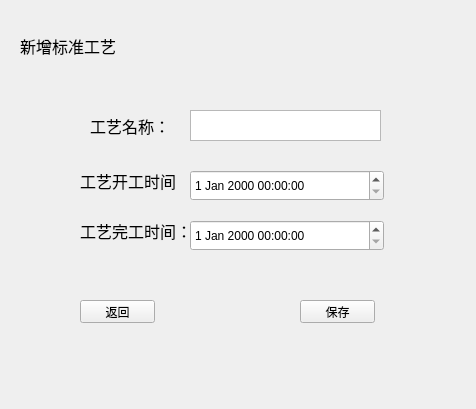
<?xml version="1.0" encoding="UTF-8"?>
<ui version="4.0">
 <class>Form</class>
 <widget class="QWidget" name="Form">
  <property name="geometry">
   <rect>
    <x>0</x>
    <y>0</y>
    <width>476</width>
    <height>409</height>
   </rect>
  </property>
  <property name="windowTitle">
   <string>Form</string>
  </property>
  <widget class="QLabel" name="label">
   <property name="geometry">
    <rect>
     <x>20</x>
     <y>20</y>
     <width>101</width>
     <height>51</height>
    </rect>
   </property>
   <property name="font">
    <font>
     <family>宋体</family>
     <pointsize>12</pointsize>
    </font>
   </property>
   <property name="layoutDirection">
    <enum>Qt::LeftToRight</enum>
   </property>
   <property name="text">
    <string>新增标准工艺</string>
   </property>
  </widget>
  <widget class="QLabel" name="label_2">
   <property name="geometry">
    <rect>
     <x>90</x>
     <y>110</y>
     <width>81</width>
     <height>31</height>
    </rect>
   </property>
   <property name="font">
    <font>
     <family>宋体</family>
     <pointsize>12</pointsize>
    </font>
   </property>
   <property name="text">
    <string>工艺名称：</string>
   </property>
  </widget>
  <widget class="QLabel" name="label_3">
   <property name="geometry">
    <rect>
     <x>80</x>
     <y>170</y>
     <width>101</width>
     <height>21</height>
    </rect>
   </property>
   <property name="font">
    <font>
     <family>宋体</family>
     <pointsize>12</pointsize>
    </font>
   </property>
   <property name="text">
    <string>工艺开工时间：</string>
   </property>
  </widget>
  <widget class="QLabel" name="label_4">
   <property name="geometry">
    <rect>
     <x>80</x>
     <y>220</y>
     <width>111</width>
     <height>21</height>
    </rect>
   </property>
   <property name="font">
    <font>
     <family>宋体</family>
     <pointsize>12</pointsize>
    </font>
   </property>
   <property name="text">
    <string>工艺完工时间：</string>
   </property>
  </widget>
  <widget class="QTextEdit" name="textEdit">
   <property name="geometry">
    <rect>
     <x>190</x>
     <y>110</y>
     <width>191</width>
     <height>31</height>
    </rect>
   </property>
  </widget>
  <widget class="QDateTimeEdit" name="dateTimeEdit_2">
   <property name="geometry">
    <rect>
     <x>190</x>
     <y>220</y>
     <width>194</width>
     <height>31</height>
    </rect>
   </property>
  </widget>
  <widget class="QDateTimeEdit" name="dateTimeEdit">
   <property name="geometry">
    <rect>
     <x>190</x>
     <y>170</y>
     <width>194</width>
     <height>31</height>
    </rect>
   </property>
  </widget>
  <widget class="QPushButton" name="pushButton">
   <property name="geometry">
    <rect>
     <x>80</x>
     <y>300</y>
     <width>75</width>
     <height>23</height>
    </rect>
   </property>
   <property name="text">
    <string>返回</string>
   </property>
  </widget>
  <widget class="QPushButton" name="pushButton_2">
   <property name="geometry">
    <rect>
     <x>300</x>
     <y>300</y>
     <width>75</width>
     <height>23</height>
    </rect>
   </property>
   <property name="text">
    <string>保存</string>
   </property>
  </widget>
 </widget>
 <resources/>
 <connections/>
</ui>
